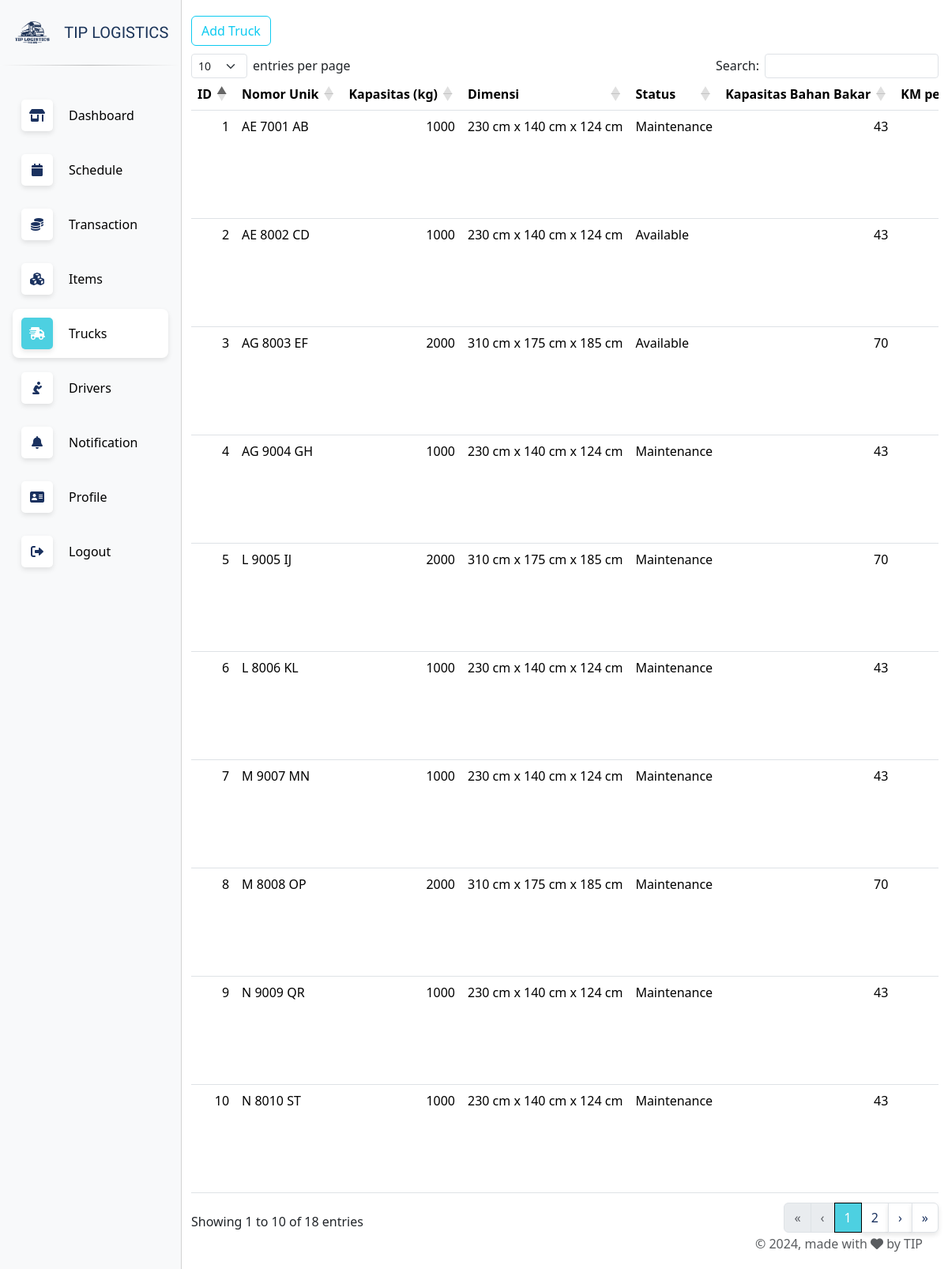
The page /trucks.php (signed in) on the database its author committed.
### tables this page shows
CREATE TABLE `truck` (
  `id` int(11) NOT NULL,
  `unique_number` varchar(11) DEFAULT NULL,
  `total_distance` float NOT NULL,
  `capacity_kg` int(11) NOT NULL,
  `panjang` float NOT NULL,
  `lebar` float NOT NULL,
  `tinggi` float NOT NULL,
  `truck_status` tinyint(1) NOT NULL,
  `fuel_capacity` int(11) NOT NULL,
  `fuel_now` float NOT NULL,
  `km_per_liter` float NOT NULL,
  `id_fuel` int(11) NOT NULL,
  `id_location` int(11) NOT NULL
);

### trucks.php (the view, shortened to what this page needs)
<?php
require "connect.php";
?>
<!DOCTYPE html>
<html lang="en">
<head>
    <?php include('head.php'); ?>
</head>
<body>
    <?php
      include('navbar.php');
    ?>
    <div class="main-content">
      <div class="container">
        <button type="button" class="btn btn-outline-info" onclick="window.location.href='add_truck.php'" style="margin-top:20px;">Add Truck</button>
        <table class="table table-hover fixed-size-table table-generate" id="table-truck">
          <thead>
            <tr>
                <th>ID</th>
                <th>Nomor Unik</th>
                <th>Kapasitas (kg)</th>
                <th>Dimensi</th>
                <th>Status</th>
                <th>Kapasitas Bahan Bakar</th>
                <th>KM per Liter</th>
            </tr>
          </thead>
          <tbody>
          <?php
            $query = "SELECT truck.*, fuel.fuel_type, fuel.cost_per_liter, location.alamat, location.kota_kabupaten, location.kecamatan, location.kelurahan_desa, location.kode_pos, location.latitude, location.longitude
                      FROM truck
                      LEFT JOIN fuel ON truck.id_fuel = fuel.id
                      LEFT JOIN location ON truck.id_location = location.id;";
            $result = mysqli_query($con, $query);
            while ($row = mysqli_fetch_assoc($result)) {
                $status_lama = $row['truck_status'];
                $stat = "";
                if ($status_lama == 1){
                    $stat = "Available";
                }else if ($status_lama == 2){
                    $stat = "Maintenance";
                }else{
                    $stat = "Unavailable";
                }
                echo "<tr>";
                echo "<td>{$row['id']}</td>";
                echo "<td>{$row['unique_number']}</td>";
                echo "<td>{$row['capacity_kg']}</td>";
                echo "<td>" . $row['panjang'] . " cm x " . $row['lebar'] . " cm x " . $row['tinggi'] . " cm</td>";
                echo "<td>{$stat}</td>";
                echo "<td>{$row['fuel_capacity']}</td>";
                echo "<td>{$row['km_per_liter']}</td>";
                echo "</tr>";
            }
            ?>
          </tbody>
        </table>
      </div>
    <?php
      include('footer.php');
    ?>
    </div>
</body>
</html>

### head.php (shortened to what this page needs)
<link href="https://cdn.jsdelivr.net/npm/bootstrap@5.3.3/dist/css/bootstrap.min.css" rel="stylesheet">
<link rel="stylesheet" href="https://cdn.jsdelivr.net/npm/@docsearch/css@3">
<link rel="stylesheet" href="assets/solid.min.css" type="text/css">
<link rel="stylesheet" href="assets/all.min.css" type="text/css">
<link rel="stylesheet" href="assets/style.css" type="text/css">
<link rel="stylesheet" href="https://cdnjs.cloudflare.com/ajax/libs/font-awesome/6.0.0-beta3/css/all.min.css">
<link href="https://cdn.datatables.net/v/dt/dt-2.0.3/datatables.min.css" rel="stylesheet">
<link href="assets/datatables/datatables.css" rel="stylesheet">
<link rel="stylesheet" href="https://pyscript.net/alpha/pyscript.css" />

### navbar.php (shortened to what this page needs)
<div class="offcanvas offcanvas-start bg-body-tertiary" data-bs-scroll="true" data-bs-backdrop="false" tabindex="-1" id="offcanvasScrolling" aria-labelledby="offcanvasScrollingLabel" style="width: fit-content !important;">
    <div class="offcanvas-header">
        <h5 class="offcanvas-title">
            <img src="images/logo-bt.png" style="height: 50px; display: inline-block; vertical-align: middle;" alt="Logo" >
            <span class="button-label navbar-brand black-ops-one-regular" href="dashboard.php" >
                TIP LOGISTICS
            </span>
        </h5>
    </div>
    <hr class="gradient-line"  style="margin-top: 0; padding-top: 0; ">
    <div class="offcanvas-body">
        <div class="d-flex flex-column align-items-start p-0">
            <div class="btn-group-vertical gap-2 w-100" role="group" aria-label="Custom Radio Buttons">
                <button type="button" class="btn btn-transparent d-flex justify-content-start align-items-center rounded-3 p-0" aria-pressed="false" onclick="toggleButton(this)">
                    <div class="btn-icon" aria-pressed="false" >
                        <i class="fa-solid fa-shop"></i>
                    </div>
                    <span class="button-label">Dashboard</span>
                </button>
                <button type="button" class="btn btn-transparent d-flex justify-content-start align-items-center rounded-3 p-0" aria-pressed="false" onclick="toggleButton(this)">
                    <div class="btn-icon">
                        <i class="fa-solid fa-calendar" aria-pressed="false"></i>
                    </div>
                    <span class="button-label">Schedule</span>
                </button>
                <button type="button" class="btn btn-transparent d-flex justify-content-start align-items-center rounded-3 p-0" aria-pressed="false" onclick="toggleButton(this)">
                    <div class="btn-icon">
                        <i class="fa-solid fa-coins" aria-pressed="false"></i>
                    </div>
                    <span class="button-label">Transaction</span>
                </button>
                <button type="button" class="btn btn-transparent d-flex justify-content-start align-items-center rounded-3 p-0" aria-pressed="false" onclick="toggleButton(this)">
                    <div class="btn-icon">
                        <i class="fa-solid fa-cubes" aria-pressed="false"></i>
                    </div>
                    <span class="button-label">Items</span>
                </button>
                <button type="button" class="btn btn-transparent d-flex justify-content-start align-items-center rounded-3 p-0" aria-pressed="false" onclick="toggleButton(this)">
                    <div class="btn-icon">
                        <i class="fa-solid fa-truck-fast" aria-pressed="false"></i>
                    </div>
                    <span class="button-label">Trucks</span>
                </button>
                <button type="button" class="btn btn-transparent d-flex justify-content-start align-items-center rounded-3 p-0" aria-pressed="false" onclick="toggleButton(this)">
                    <div class="btn-icon">
                        <i class="fa-solid fa-person-praying" aria-pressed="false"></i>
                    </div>
                    <span class="button-label">Drivers</span>
                </button>
                <button type="button" class="btn btn-transparent d-flex justify-content-start align-items-center rounded-3 p-0" aria-pressed="false" onclick="toggleButton(this)">
                    <div class="btn-icon">
                        <i class="fa-solid fa-bell" aria-pressed="false"></i>
                    </div>
                    <span class="button-label">Notification</span>
                </button>
                <button type="button" class="btn btn-transparent d-flex justify-content-start align-items-center rounded-3 p-0" aria-pressed="false" onclick="toggleButton(this)">
                    <div class="btn-icon">
                        <i class="fa-solid fa-address-card" aria-pressed="false"></i>
                    </div>
                    <span class="button-label">Profile</span>
                </button>
                <button type="button" class="btn btn-transparent d-flex justify-content-start align-items-center rounded-3 p-0" aria-pressed="false" onclick="toggleButton(this)">
                    <div class="btn-icon">
                        <i class="fa-solid fa-right-from-bracket" aria-pressed="false"></i>
                    </div>
                    <span class="button-label">Logout</span>
                </button>
            </div>
        </div>
    </div>
</div>

### footer.php (shortened to what this page needs)
<footer class="footer">
    <div class="container-fluid">
        <div class="row align-items-end justify-content-end">
            <div class="col-lg-6 mb-lg-0 mb-4">
                <div class="copyright text-end text-sm text-muted text-lg-end">
                © 2024,
                made with <i class="fa fa-heart"></i> by TIP
                </div>
            </div>
        </div>
    </div>
</footer>

### assets/style.css (style rules this page uses)
.offcanvas-header { display: flex; align-items: center; margin:0; }
.offcanvas-body { overflow-y: auto; scrollbar-width: thin; }
.gradient-line { background: radial-gradient(circle at center, #000000 0%, #ffffff 100%); height: 1px; border: none; }
.black-ops-one-regular { font-family: "Black Ops One", system-ui; font-weight: 400; font-style: normal; color: #1A3358; display: inline-block; vertical-align: middle; }
.btn-transparent { background-color: transparent !important; border-color: transparent !important; color: #000; }
.btn-transparent.active, .btn-transparent:hover { background-color: rgba(255, 255, 255, 1) !important; color: #000; box-shadow: 0px 3px 6px rgba(0, 0, 0, 0.1); }
.button-label { margin-left: 10px; }
.btn-icon { display: flex; align-items: center; justify-content: center; width: 40px; height: 40px; border-radius: 5px; margin: 10px; }
.btn-icon.active { background-color: #4DD0E1; color: white; box-shadow: 0px 3px 6px rgba(0, 0, 0, 0.1); }
.btn-icon:not(.active) { background-color: white; color: #1A315F; box-shadow: 0px 3px 6px rgba(0, 0, 0, 0.1); }
.btn-icon i { display: block; margin: 0; }
th, td { white-space: nowrap; }
.footer { margin-right: 20px; padding-bottom: 20px; }

### assets/datatables/datatables.css (style rules this page uses)
:root { --dt-row-selected: 13, 110, 253; --dt-row-selected-text: 255, 255, 255; --dt-row-selected-link: 9, 10, 11; --dt-row-stripe: 0, 0, 0; --dt-row-hover: 0, 0, 0; --dt-column-ordering: 0, 0, 0; --dt-html-background: white; }
table.dataTable thead > tr > th.dt-orderable-asc, table.dataTable thead > tr > th.dt-orderable-desc, table.dataTable thead > tr > th.dt-ordering-asc, table.dataTable thead > tr > th.dt-ordering-desc, table.dataTable thead > tr > td.dt-orderable-asc, table.dataTable thead > tr > td.dt-orderable-desc, table.dataTable thead > tr > td.dt-ordering-asc, table.dataTable thead > tr > td.dt-ordering-desc { position: relative; padding-right: 30px; }
table.dataTable thead > tr > th.dt-orderable-asc, table.dataTable thead > tr > th.dt-orderable-desc, table.dataTable thead > tr > td.dt-orderable-asc, table.dataTable thead > tr > td.dt-orderable-desc { cursor: pointer; }
table.dataTable th, table.dataTable td { box-sizing: border-box; }
table.dataTable th.dt-type-numeric, table.dataTable th.dt-type-date, table.dataTable td.dt-type-numeric, table.dataTable td.dt-type-date { text-align: right; }
table.dataTable thead th, table.dataTable thead td, table.dataTable tfoot th, table.dataTable tfoot td { text-align: left; }
table.table.dataTable { clear: both; margin-bottom: 0; max-width: none; border-spacing: 0; }
table.table.dataTable > :not(caption) > * > * { background-color: transparent; }
table.table.dataTable > tbody > tr { background-color: transparent; }

### rows shown on the page
truck: id "1", unique_number "AE 7001 AB", capacity_kg "1000", panjang "230", lebar "140", tinggi "124", truck_status "Maintenance", fuel_capacity "43"
truck: id "2", unique_number "AE 8002 CD", capacity_kg "1000", panjang "230", lebar "140", tinggi "124", truck_status "Available", fuel_capacity "43"
truck: id "3", unique_number "AG 8003 EF", capacity_kg "2000", panjang "310", lebar "175", tinggi "185", truck_status "Available", fuel_capacity "70"
truck: id "4", unique_number "AG 9004 GH", capacity_kg "1000", panjang "230", lebar "140", tinggi "124", truck_status "Maintenance", fuel_capacity "43"
truck: id "5", unique_number "L 9005 IJ", capacity_kg "2000", panjang "310", lebar "175", tinggi "185", truck_status "Maintenance", fuel_capacity "70"
truck: id "6", unique_number "L 8006 KL", capacity_kg "1000", panjang "230", lebar "140", tinggi "124", truck_status "Maintenance", fuel_capacity "43"
truck: id "7", unique_number "M 9007 MN", capacity_kg "1000", panjang "230", lebar "140", tinggi "124", truck_status "Maintenance", fuel_capacity "43"
truck: id "8", unique_number "M 8008 OP", capacity_kg "2000", panjang "310", lebar "175", tinggi "185", truck_status "Maintenance", fuel_capacity "70"
truck: id "9", unique_number "N 9009 QR", capacity_kg "1000", panjang "230", lebar "140", tinggi "124", truck_status "Maintenance", fuel_capacity "43"
truck: id "10", unique_number "N 8010 ST", capacity_kg "1000", panjang "230", lebar "140", tinggi "124", truck_status "Maintenance", fuel_capacity "43"
